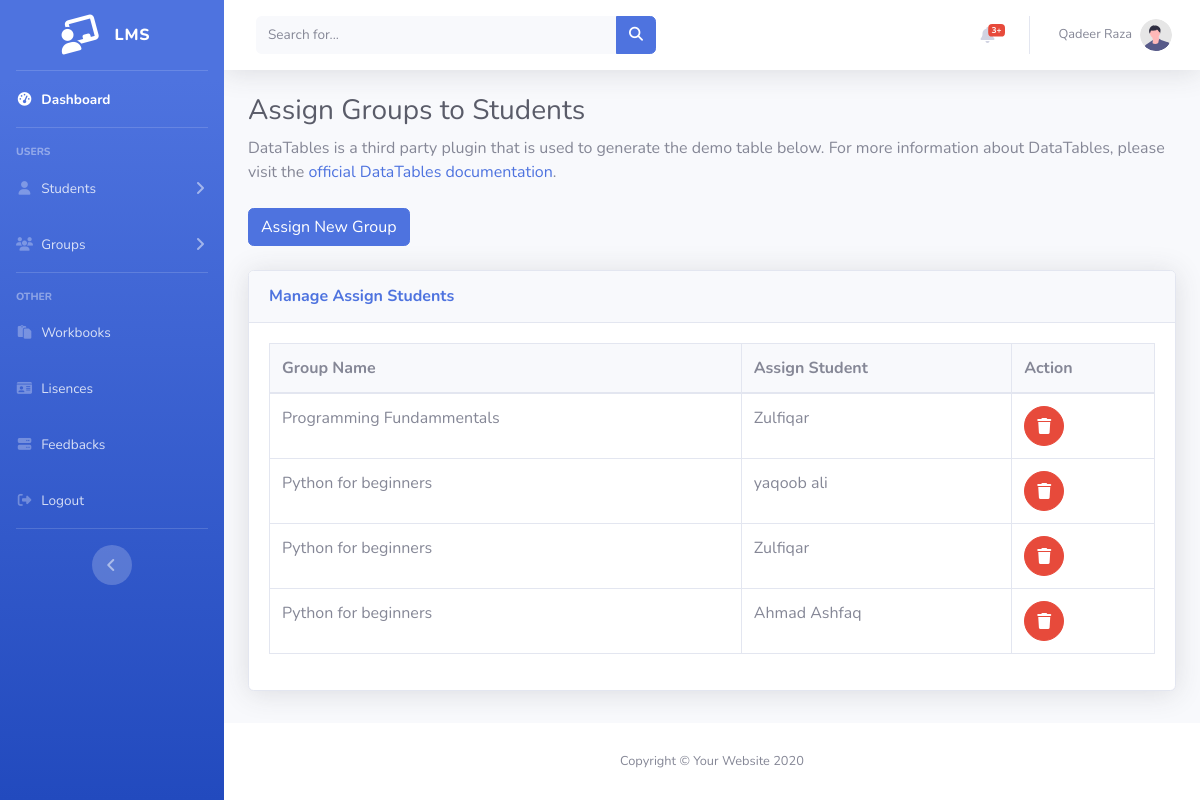
/Instructor/assign_students.php (signed in), run on the app's committed database.
### tables this page shows
CREATE TABLE `assign_group` (
  `id` int(11) NOT NULL,
  `sid` int(11) NOT NULL,
  `gid` int(11) NOT NULL,
  `status` varchar(20) DEFAULT 'inactive'
);

CREATE TABLE `groups` (
  `id` int(11) NOT NULL,
  `name` varchar(30) NOT NULL,
  `iid` int(11) NOT NULL,
  `status` varchar(20) NOT NULL
);

CREATE TABLE `student` (
  `id` int(11) NOT NULL,
  `name` varchar(30) NOT NULL,
  `email` varchar(30) NOT NULL,
  `password` varchar(30) NOT NULL,
  `address` varchar(30) NOT NULL,
  `gender` varchar(20) NOT NULL,
  `status` varchar(20) NOT NULL
);

### Instructor/assign_students.php (the view, shortened to what this page needs)
<?php session_start();
include "../db.php";
include "layout/header.php";
$data = mysqli_query($conn, "SELECT * FROM assign_group ");
$output = mysqli_fetch_all($data,MYSQLI_ASSOC);
$email=$_SESSION['email'];
$data2 = mysqli_query($conn, "SELECT * FROM instructor where email='$email'");
$output2 = mysqli_fetch_assoc($data2); $iid=$output2['id'];
?>
<body id="page-top">
<div id="wrapper">
<?php include "layout/sidebar.php";?>
    <div id="content-wrapper" class="d-flex flex-column">
        <div id="content">
        <?php include "layout/topbar.php";?>
    <div class="container-fluid">
<h1 class="h3 mb-2 text-gray-800"> Assign Groups to Students</h1>
<p class="mb-4">DataTables is a third party plugin that is used to generate the demo table below.
    For more information about DataTables, please visit the <a target="_blank"
        href="https://datatables.net">official DataTables documentation</a>.</p>
<button class='btn btn-primary mr-2'  data-toggle="modal" data-target="#AddempModal"> Assign New Group</button> <br><br>
<div class="card shadow mb-4">
    <div class="card-header py-3">
        <h6 class="m-0 font-weight-bold text-primary">Manage Assign Students</h6>
    </div>
    <div class="card-body">
        <div class="table-responsive">
            <table class="table table-bordered" id="dataTable" width="100%" cellspacing="0">
                <thead>
                    <tr class='bg-light '>
                        <th>Group Name</th>
                        <th> Assign Student</th>
                        <th>Action</th>
                    </tr>
                </thead>
                <tbody>
                    <?php foreach($output as $out) {?>
                    <tr><?php $gid=$out['gid']; $sql1 = mysqli_query($conn, "SELECT * FROM groups where id='$gid' and iid='$iid'");
                        $result1 = mysqli_fetch_assoc($sql1);
                        if($result1) { ?>
                        <td> <?php echo $result1['name'] ?></td>
                        <td><?php $sid=$out['sid']; $sql = mysqli_query($conn, "SELECT * FROM student where id='$sid' ");
                        $result = mysqli_fetch_assoc($sql); echo  $result['name']?></td>
                        <td>
                          <a href=""  class="btn btn-danger btn-circle" data-toggle="modal" data-target="#delModal">
                                        <i class="fas fa-trash"></i>
                          </a></td>
                          <?php }?>
     <?php }?>
    </tr>
                </tbody>
            </table>
        </div>
    </div>
</div>
</div>
</div>
  <?php include "layout/footer.php"?>

### data on the page
assign_group: gid.name "Programming Fundammentals", sid.name "Zulfiqar"
assign_group: gid.name "Python for beginners", sid.name "yaqoob ali"
assign_group: gid.name "Python for beginners", sid.name "Zulfiqar"
assign_group: gid.name "Python for beginners", sid.name "Ahmad Ashfaq"

### other printed values
$_SESSION['name'] "Qadeer Raza"
